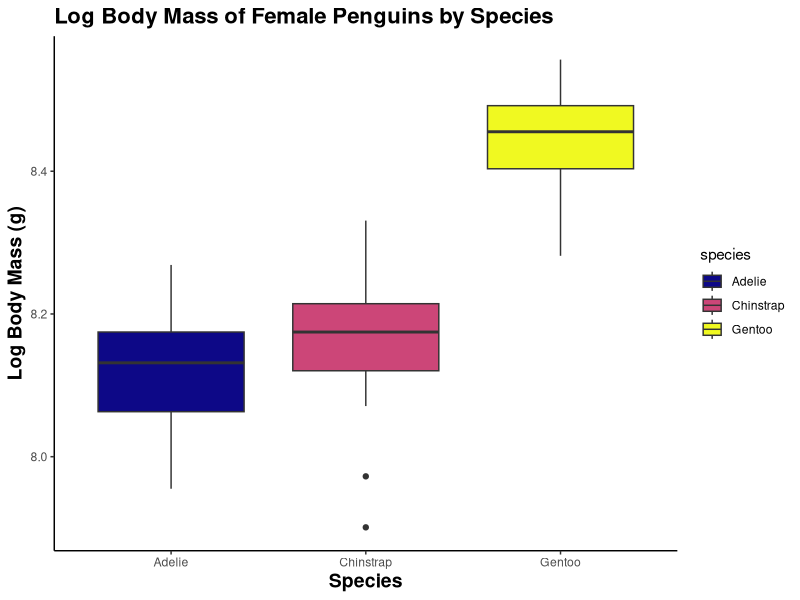

Reproduce this figure in R.
### Homework 1: Wrangling Penguin Data ###
### Created by: Zoe Sidana Bunnath ###
### Created on: 2025-09-16 ###

## Load libraries ###
library(palmerpenguins)
library(tidyverse)
library(here)
library(viridis)

### Load data ######
glimpse(penguins)
summary(penguins)

### Step 1: Mean and variance of body mass by species, island, sex ####
data3 <- penguins %>%
  drop_na(sex, body_mass_g) %>%                 # remove NAs in sex and body mass
  group_by(species, island, sex) %>%            # group by species, island, sex
  summarise(
    mean_body_mass = mean(body_mass_g, na.rm = TRUE),   # calculate mean
    variance_body_mass = var(body_mass_g, na.rm = TRUE) # calculate variance
  ) %>%
  select(species, island, sex, mean_body_mass, variance_body_mass)

View(data3)

### Step 2: Exclude males, calculate log body mass, and plot ####
penguins_female <- penguins %>%
  filter(sex != "male") %>%                      # exclude males
  mutate(log_mass = log(body_mass_g)) %>%        # calculate log body mass
  select(species, island, sex, log_mass)         # keep only needed columns

### Plot: Boxplot of log body mass by species and island ####
penguin_plot <- ggplot(penguins_female, aes(x = species, y = log_mass, fill = species)) +
  geom_boxplot() +   # boxplot is good for distribution of continuous data
  scale_fill_viridis(discrete = TRUE, option = "C") +
  labs(
    title = "Log Body Mass of Female Penguins by Species",
    x = "Species",
    y = "Log Body Mass (g)"
  ) +
  theme_classic() +
  theme(
    plot.title = element_text(size = 16, face = "bold"),
    axis.title.x = element_text(size = 14, face = "bold"),
    axis.title.y = element_text(size = 14, face = "bold")
  )

### Save the plot to output folder ####
ggsave(here("Week_04", "output", "penguin_logmass_plot.png"),
       plot = penguin_plot, width = 7, height = 5)